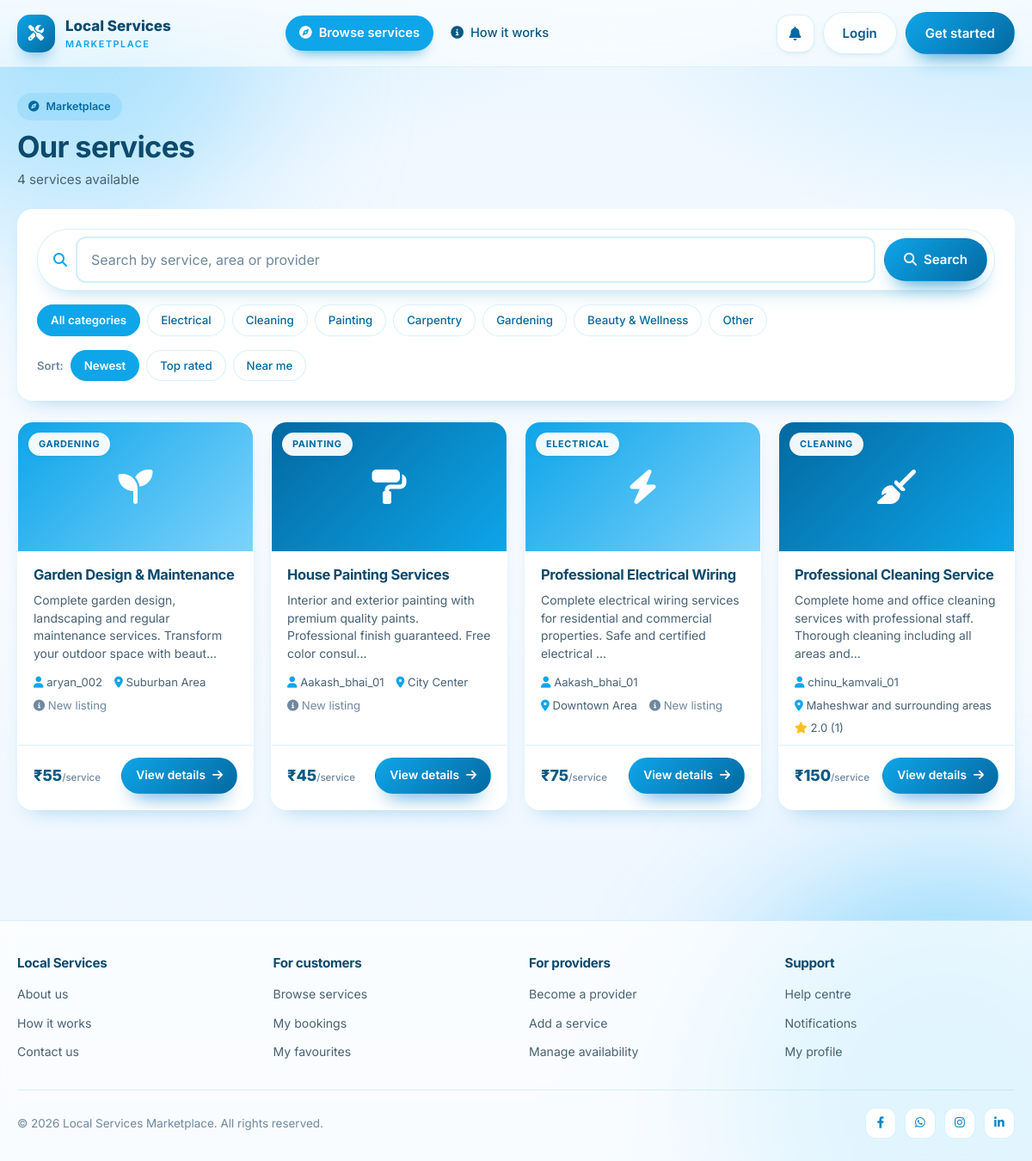
Page /services/ on the committed database.
### services/models.py (models this page shows, shortened)
class Category(models.Model):
    ICON_FALLBACKS = {
        'plumbing': 'fas fa-wrench',
        'electrical': 'fas fa-bolt',
        'cleaning': 'fas fa-broom',
        'painting': 'fas fa-paint-roller',
        'carpentry': 'fas fa-hammer',
        'gardening': 'fas fa-seedling',
        'beauty': 'fas fa-spa',
        'beauty & wellness': 'fas fa-spa',
        'moving': 'fas fa-truck',
        'appliance repair': 'fas fa-plug',
        'other': 'fas fa-tools',
    }
    name = models.CharField(max_length=100)
    icon = models.CharField(max_length=50, help_text="FontAwesome icon class (e.g., fas fa-wrench)")
    created_at = models.DateTimeField(auto_now_add=True)
    @property
    def icon_class(self):
        if self.icon:
            return self.icon
        return self.ICON_FALLBACKS.get(self.name.strip().lower(), 'fas fa-tools')
    class Meta:
        verbose_name_plural = "Categories"

class Service(models.Model):
    name = models.CharField(max_length=200)
    description = models.TextField()
    price = models.DecimalField(max_digits=10, decimal_places=2)
    category = models.ForeignKey(Category, on_delete=models.CASCADE)
    provider = models.ForeignKey(User, on_delete=models.CASCADE)
    image = models.ImageField(upload_to='services/', blank=True, null=True)
    featured = models.BooleanField(default=False)
    available = models.BooleanField(default=True)
    location = models.CharField(max_length=100, blank=True)
    created_at = models.DateTimeField(auto_now_add=True)
    updated_at = models.DateTimeField(auto_now=True)
    @property
    def average_rating(self):
        reviews = self.review_set.all()
        if reviews:
            return sum(review.rating for review in reviews) / len(reviews)
        return 0
    @property
    def review_count(self):
        return self.review_set.count()

### reviews/models.py (models this page shows, shortened)
class Review(models.Model):
    user = models.ForeignKey(User, on_delete=models.CASCADE, related_name='reviews')
    service = models.ForeignKey('services.Service', on_delete=models.CASCADE)
    rating = models.IntegerField(choices=[(i, i) for i in range(1, 6)])
    comment = models.TextField()
    created_at = models.DateTimeField(auto_now_add=True)
    class Meta:
        ordering = ['-created_at']
        constraints = [
            models.UniqueConstraint(fields=['user', 'service'], name='unique_review_per_user_service'),
        ]

### services/views.py (the view, shortened to what this page needs)
# urls.py: path('', views.service_list, name='service_list'),
def service_list(request):
    services = Service.objects.filter(available=True).select_related('category', 'provider__profile')
    categories = Category.objects.all()
    category_filter = request.GET.get('category')
    query = request.GET.get('q', '').strip()
    selected_filter = request.GET.get('filter', '')
    if query:
        services = services.filter(Q(name__icontains=query) | Q(description__icontains=query) | Q(location__icontains=query) | Q(provider__profile__service_area__icontains=query))
    if request.GET.get('provider'):
        services = services.filter(provider_id=request.GET['provider'])
    if selected_filter == 'top_rated':
        services = services.order_by('-provider__profile__rating', '-created_at')
    elif selected_filter == 'near_me' and query:
        services = services.filter(Q(location__icontains=query) | Q(provider__profile__service_area__icontains=query))
    elif selected_filter == 'new':
        services = services.order_by('-created_at')
    else:
        services = services.order_by('-created_at')
    page_obj = Paginator(services, 12).get_page(request.GET.get('page'))
    return render(request, 'services/service_list.html', {
        'services': page_obj,
        'page_obj': page_obj,
        'categories': categories,
        'selected_category': category_filter,
        'query': query,
        'selected_filter': selected_filter,
    })

### accounts/context_processors.py (called while the page is built)
def notification_context(request):
    if not request.user.is_authenticated:
        return {'unread_notification_count': 0}
    return {'unread_notification_count': request.user.notifications.filter(is_read=False).count()}

### services/templates/services/service_list.html (shortened to what this page needs)
{% extends 'base.html' %}
{% block content %}
<div class="page">
    <div class="container">
        <div class="page-head">
            <div>
                <span class="eyebrow"><i class="fas fa-compass" aria-hidden="true"></i> Marketplace</span>
                <h1>Our services</h1>
                <p class="sub">
                    {{ page_obj.paginator.count }} service{{ page_obj.paginator.count|pluralize }} available{% if query %} for &ldquo;{{ query }}&rdquo;{% endif %}
                </p>
            </div>
        </div>
        <div class="panel panel-plain">
            <form class="search" method="get" action="{% url 'services:service_list' %}" role="search">
                <i class="fas fa-magnifying-glass search-icon" aria-hidden="true"></i>
                <input id="serviceSearch" type="search" name="q" value="{{ query }}"
                       placeholder="Search by service, area or provider">
                <button class="btn btn-primary" type="submit">
                    <i class="fas fa-search" aria-hidden="true"></i> Search
                </button>
            </form>
            <div class="chips mt-sm" aria-label="Category filters">
                <a class="chip {% if not selected_category %}is-active{% endif %}"
                   href="{% url 'services:service_list' %}{% if query %}?q={{ query|urlencode }}{% endif %}">All categories</a>
                {% for category in categories %}
                    <a class="chip {% if selected_category == category.name %}is-active{% endif %}"
                       href="{% url 'services:service_list' %}?category={{ category.name|urlencode }}{% if query %}&amp;q={{ query|urlencode }}{% endif %}">
                        {{ category.name }}
                    </a>
                {% endfor %}
            </div>
            <div class="chips mt-sm" aria-label="Sorting">
                <span class="chips-label">Sort:</span>
                <a class="chip {% if not selected_filter %}is-active{% endif %}"
                   href="{% url 'services:service_list' %}?{% if query %}q={{ query|urlencode }}{% endif %}">Newest</a>
                <a class="chip {% if selected_filter == 'top_rated' %}is-active{% endif %}"
                   href="{% url 'services:service_list' %}?filter=top_rated{% if query %}&amp;q={{ query|urlencode }}{% endif %}">Top rated</a>
                <a class="chip {% if selected_filter == 'near_me' %}is-active{% endif %}"
                   href="{% url 'services:service_list' %}?filter=near_me{% if query %}&amp;q={{ query|urlencode }}{% endif %}">Near me</a>
            </div>
        </div>
        {% if services %}
            <div class="services-grid mt-md">
                {% for service in services %}
                    <article class="service-card">
                        <div class="service-media">
                            {% if service.image %}
                                <img src="{{ service.image.url }}" alt="{{ service.name }}">
                            {% else %}
                                <div class="service-thumb" aria-hidden="true">
                                    <i class="{{ service.category.icon_class }}"></i>
                                </div>
                            {% endif %}
                            <span class="service-badge">{{ service.category.name }}</span>
                        </div>
                        <div class="service-body">
                            <h2 class="service-name">
                                <a href="{% url 'services:service_detail' service.id %}">{{ service.name }}</a>
                            </h2>
                            <p class="service-desc">{{ service.description|truncatechars:110 }}</p>
                            <div class="service-meta">
                                <span>
                                    <i class="fas fa-user" aria-hidden="true"></i>
                                    {{ service.provider.get_full_name|default:service.provider.username }}
                                </span>
                                {% if service.location %}
                                    <span><i class="fas fa-location-dot" aria-hidden="true"></i> {{ service.location }}</span>
                                {% endif %}
                                {% if service.review_count %}
                                    <span>
                                        <i class="fas fa-star" aria-hidden="true"></i>
                                        {{ service.average_rating|floatformat:1 }} ({{ service.review_count }})
                                    </span>
                                {% else %}
                                    <span class="is-new">
                                        <i class="fas fa-circle-info" aria-hidden="true"></i> New listing
                                    </span>
                                {% endif %}
                            </div>
                        </div>
                        <div class="service-foot">
                            <span class="price">&#8377;{{ service.price|floatformat:0 }}<small>/service</small></span>
                            <a class="btn btn-sm btn-primary" href="{% url 'services:service_detail' service.id %}">
                                View details <i class="fas fa-arrow-right" aria-hidden="true"></i>
                            </a>
                        </div>
                        <a class="card-link" href="{% url 'services:service_detail' service.id %}"
                           aria-label="View details for {{ service.name }}"></a>
                    </article>
                {% endfor %}
            </div>
        {% endif %}
    </div>
</div>
{% endblock %}

### rows in the picture
Category: name "Electrical"
Category: name "Cleaning"
Category: name "Painting"
Category: name "Carpentry"
Category: name "Gardening"
Category: name "Beauty & Wellness"
Category: name "Other"
Service: category.name "GARDENING", name "Garden Design & Maintenance", description "Complete garden design, landscaping and regular maintenance services. Transform your outdoor space with beaut…", provider.get_full_name "aryan_002", location "Suburban Area", shows "New listing", price "55"
Service: category.name "PAINTING", name "House Painting Services", description "Interior and exterior painting with premium quality paints. Professional finish guaranteed. Free color consul…", provider.get_full_name "Aakash_bhai_01", location "City Center", shows "New listing", price "45"
Service: category.name "ELECTRICAL", name "Professional Electrical Wiring", description "Complete electrical wiring services for residential and commercial properties. Safe and certified electrical …", provider.get_full_name "Aakash_bhai_01", location "Downtown Area", shows "New listing", price "75"
Service: category.name "CLEANING", name "Professional Cleaning Service", description "Complete home and office cleaning services with professional staff. Thorough cleaning including all areas and…", provider.get_full_name "chinu_kamvali_01", location "Maheshwar and surrounding areas", average_rating "2.0", review_count "1", price "150"

### other values in the picture
{{ page_obj.paginator.count }} "4"
